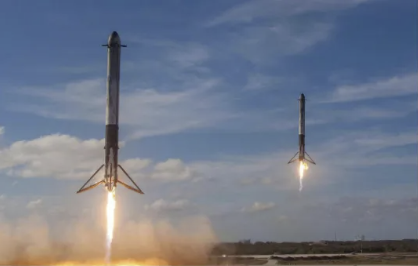
//> input picture 4_project/2_findContours/images/spaceX2.png, 418 x 266 px
$ ./contour_SpaceX2   (built with g++ and OpenCV 4)
//> lines starting //> are read from the running program, lines starting //| are printed output that depends on the picture; after the words box and inside, x2 and y2 are one past the last pixel; in counts of white or black regions, pixels touching at a corner belong together
#include <iostream>
#include <opencv2/imgproc/imgproc.hpp>
#include <opencv2/opencv.hpp>

using namespace std;
using namespace cv;

// 4. 绘制轮廓函数
void drawMyContours(string winName, Mat& image, vector<vector<Point>> contours, bool draw_on_blank)
{
	Mat temp;
	if (draw_on_blank) // 在白底上绘制轮廓
	{
		temp = Mat(image.size(), CV_8U, Scalar(255));
		drawContours(
			temp,
			contours,
			-1,//画全部轮廓
			0, //用黑色画
			2);//宽度为2
	}
	else // 在原图上绘制轮廓
	{
		temp = image.clone();
		drawContours(
			temp,
			contours,
			-1,//画全部轮廓
			Scalar(0, 0, 255), //用red画
			1);//宽度为2
	}
	imshow(winName, temp);
	waitKey();
}

int main() {
	// 1.载入图像
	Mat image = imread("F:\\img_process\\imgs\\spaceX2.png", 1);
//> image is the input picture: 266 rows x 418 cols, CV_8UC3; mean B, G, R 137.3, 121.2, 113.9
	imshow("original", image);
	waitKey(0);

	// 2.预处理
	Mat gray, binary, element; // 临时变量
	cvtColor(image, gray, COLOR_BGR2GRAY);
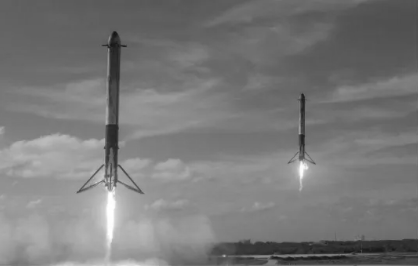
//> gray: 266 rows x 418 cols, CV_8UC1; min 19, max 255, mean 120.8
	imshow("gray", gray);

	GaussianBlur(gray, gray, Size(3, 3), 1);
	threshold(gray, binary, 80, 255, THRESH_BINARY_INV);
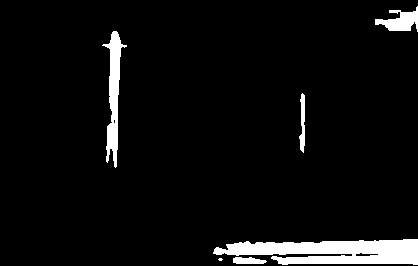
//> binary: 266 rows x 418 cols, CV_8UC1; 5.4% white; 6 white regions (1 under 20 px), largest, box (x1, y1, x2, y2) and area: (213, 239, 418, 265) 3754, (102, 31, 127, 168) 1280, (375, 6, 418, 32) 580, (299, 93, 305, 153) 236, (233, 257, 267, 264) 187
	imshow("binary", binary);

	element = getStructuringElement(MORPH_RECT, Size(3, 3));//33全1结构元素
	morphologyEx(binary, binary, cv::MORPH_CLOSE, element);
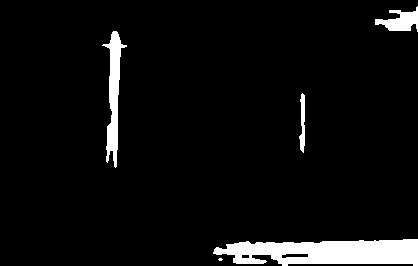
//> binary: 266 rows x 418 cols, CV_8UC1; 5.6% white; 5 white regions (1 under 20 px)
	imshow("morphology", binary);
	waitKey();

	// 3.查找轮廓
	vector<vector<Point>> contours;
	vector<Vec4i> hierarchy;
	findContours(
		binary,               // 输入二值图
		contours,             // 存储轮廓的向量
		hierarchy,            // 轮廓层次信息
		RETR_TREE,            // 检索所有轮廓并重建嵌套轮廓的完整层次结构
		CHAIN_APPROX_NONE);   // 每个轮廓的全部像素
//> contours = 7 contours, 1 with area under 20; largest, box (x1, y1, x2, y2) and area: (213, 239, 418, 266) 3972, (102, 31, 127, 168) 1131, (375, 6, 418, 32) 506, (299, 93, 305, 153) 176, (281, 253, 309, 259) 106, (241, 254, 250, 259) 30
	printf("find %d contours", contours.size());
//| find 7 contours

	// 4.绘制原始轮廓
	drawMyContours("contours", image, contours, true);
//> in drawMyContours, `drawContours( temp, contours, -1, 0, 2);`: temp: 266 rows x 418 cols, CV_8UC1; 96.8% white; 6 black regions, box (x1, y1, x2, y2) and area: (212, 238, 418, 266) 1586, (101, 30, 128, 169) 1003, (374, 5, 418, 33) 441, (298, 92, 306, 154) 366, (280, 252, 310, 260) 186, (217, 257, 224, 262) 31

	// 5.筛选轮廓
	// 初始化迭代器
	vector<vector<Point>>::iterator itc = contours.begin();
	vector<Vec4i>::iterator itc_hierarchy = hierarchy.begin();

	// 5.1使用层级结构筛选轮廓
	int i = 0;
	while (itc_hierarchy != hierarchy.end())
	{
		//验证轮廓大小
		if (hierarchy[i][2] > 0 || hierarchy[i][3] > 0) // 存在子轮廓/父轮廓
		{
			itc = contours.erase(itc);
			itc_hierarchy = hierarchy.erase(itc_hierarchy);
		}
		else
		{
			++i;
			++itc;
			++itc_hierarchy;
		}
	}
//> this loop made 7 passes
//> after the loop, i = 4
	printf("%d contours remaining after hierarchy filtering", contours.size());
//| 4 contours remaining after hierarchy filtering
	// 绘制级别筛选后的轮廓
	drawMyContours("contours after hierarchy filtering", image, contours, true);
//> call 2 of drawMyContours, with winName = "contours after hierarchy filtering", draw_on_blank = true
//> in drawMyContours (call 2), `drawContours( temp, contours, -1, 0, 2);`:
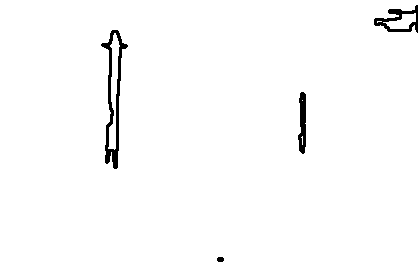
//> temp: 266 rows x 418 cols, CV_8UC1; 98.3% white; 4 black regions

	// 5.2使用轮廓长度滤波
	int min_size = 200;
	int max_size = 400;

	// 针对所有轮廓
	itc = contours.begin();
	itc_hierarchy = hierarchy.begin();
	while (itc != contours.end())
	{
		//验证轮廓大小
		if (itc->size() < min_size || itc->size() > max_size)
		{
			itc = contours.erase(itc);
			itc_hierarchy = hierarchy.erase(itc_hierarchy);
		}
		else
		{
			++itc;
			++itc_hierarchy;
		}
	}
//> this loop made 4 passes
//> after the loop, contours = 1 contour; box (x1, y1, x2, y2) and area: (102, 31, 127, 168) 1131
	printf("%d contours remaining after length filtering", contours.size());
//| 1 contours remaining after length filtering
	// 绘制长度筛选后的轮廓
	drawMyContours("contours after length filtering", image, contours, true);
//> call 3 of drawMyContours, with winName = "contours after length filtering", draw_on_blank = true
//> in drawMyContours (call 3), `drawContours( temp, contours, -1, 0, 2);`:
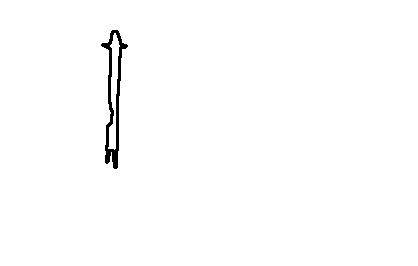
//> temp: 266 rows x 418 cols, CV_8UC1; 99.1% white; 1 black region, box (x1, y1, x2, y2) and area: (101, 30, 128, 169) 1003

	// 6.形状描述子
	// 最小覆盖矩形
	Mat result = image.clone();
	//Rect rect = boundingRect(contours[0]);//轮廓1
	//rectangle(result, rect, Scalar(0, 255, 255), 1);//画矩形
	// 凸包
	vector<Point> hull;
	convexHull(contours[0], hull);//轮廓2
//> hull = contour of 11 points, box (x1, y1, x2, y2) (102, 31, 127, 168), area 2228
	polylines(result, hull, true, Scalar(0, 255, 0), 1);//画多边形
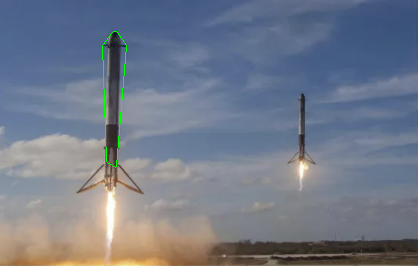
//> result: 266 rows x 418 cols, CV_8UC3; 0.25% of pixels changed, all inside (x1, y1, x2, y2) = (102, 31, 127, 168)
	imshow("bounding", result);
	waitKey();

	// 7.计算轮廓矩，画重心
	itc = contours.begin();
	while (itc != contours.end()) {
		// 计算全部轮廓矩
		Moments mom = moments(Mat(*itc++));
		// 画重心
		Point pt = Point(mom.m10 / mom.m00, mom.m01 / mom.m00);    //使用前三个矩m00, m01和m10计算重心
		circle(result, pt, 2, Scalar(0, 0, 255), 2);//画红点
				// 标注重心坐标值
		string text_x = to_string(pt.x);
		string text_y = to_string(pt.y);
		string text = "(" + text_x + ", " + text_y + ")";
		putText(result, text, Point(pt.x + 10, pt.y + 10), FONT_HERSHEY_PLAIN, 1.5, Scalar::all(255), 1, 8, 0);
	}
//> this loop made 1 pass
//> (text_x, text_y) on pass 1: ("113", "93")
//> pass 1, `putText(result, text, Point(pt.x + 10, pt.y + 10), FONT_HERSHEY_PLAIN,..`:
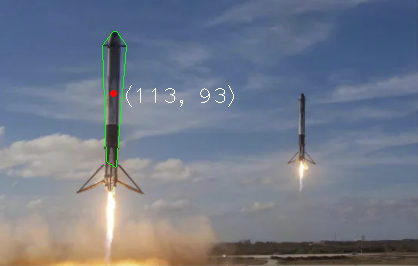
//> result: 266 rows x 418 cols, CV_8UC3; 0.21% of pixels changed, all inside (x1, y1, x2, y2) = (110, 85, 234, 107)
	imshow("center", result);
	waitKey();
}

$ run again, with 4_project/2_findContours/images/complex.png copied over 4_project/2_findContours/images/spaceX2.png
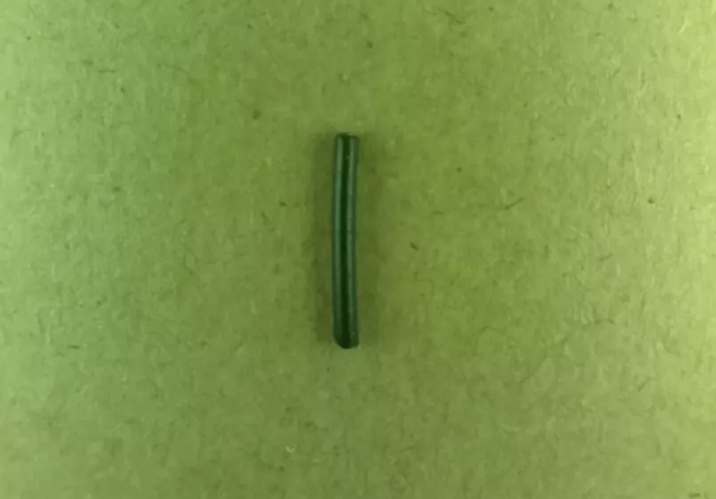
//> input picture 4_project/2_findContours/images/complex.png, 716 x 499 px
//> image is the input picture: 499 rows x 716 cols, CV_8UC3; mean B, G, R 78.2, 153.1, 129
//> `morphologyEx(binary, binary, cv::MORPH_CLOSE, element);`:
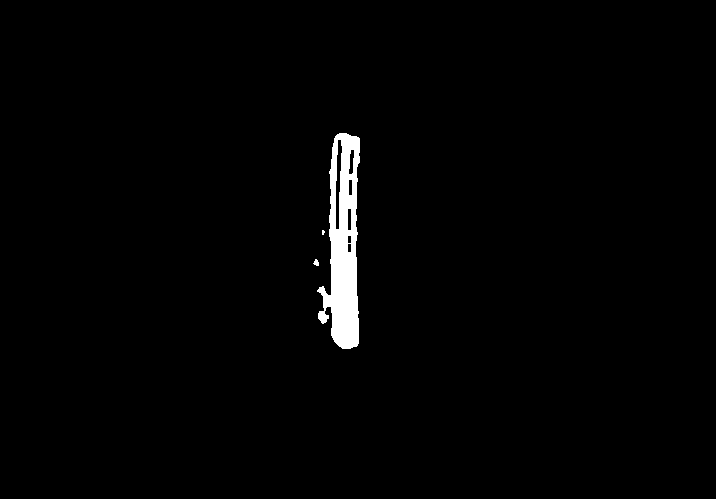
//> binary: 499 rows x 716 cols, CV_8UC1; 1.5% white; 3 white regions (1 under 20 px)
//> `findContours( binary, contours, hierarchy, RETR_TREE, CHAIN_APPROX_NON..`: contours = 9 contours, 2 with area under 20; largest, box (x1, y1, x2, y2) and area: (317, 133, 360, 349) 5660, (335, 139, 343, 230) 392, (348, 149, 355, 175) 106, (347, 208, 352, 231) 86, (348, 179, 353, 196) 62, (347, 243, 352, 253) 34, (347, 235, 352, 244) 30
//| find 9 contours
//> temp: 499 rows x 716 cols, CV_8UC1; 99.2% white; 6 black regions, box (x1, y1, x2, y2) and area: (316, 132, 361, 350) 2498, (346, 207, 353, 232) 152, (346, 234, 353, 254) 125, (347, 178, 354, 197) 116, (312, 258, 320, 267) 56, (321, 229, 326, 236) 29
//> the loop `while (itc_hierarchy != hierarchy.end())` made 9 passes
//> i on passes 1 to 2: 1, 2
//> after the loop `while (itc_hierarchy != hierarchy.end())`: i = 2
//| 2 contours remaining after hierarchy filtering
//> temp: 499 rows x 716 cols, CV_8UC1; 100% white; 2 black regions, box (x1, y1, x2, y2) and area: (312, 258, 320, 267) 56, (321, 229, 326, 236) 29
//> the loop `while (itc != contours.end())` made 2 passes
//> after the loop `while (itc != contours.end())`: contours = 0 contours
//| 0 contours remaining after length filtering
//> hull = 5 Points (x, y): [1953394499, 1936881007], [3276800, 1949237248], [0, 0], [1421889517, 21960], [1937205861, 791961964]
//> `polylines(result, hull, true, Scalar(0, 255, 0), 1);`:
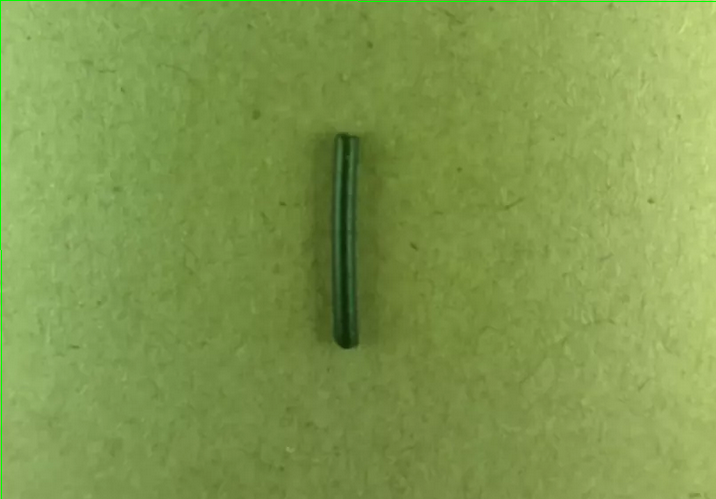
//> result: 499 rows x 716 cols, CV_8UC3; 0.34% of pixels changed, all inside (x1, y1, x2, y2) = (0, 0, 716, 499)
